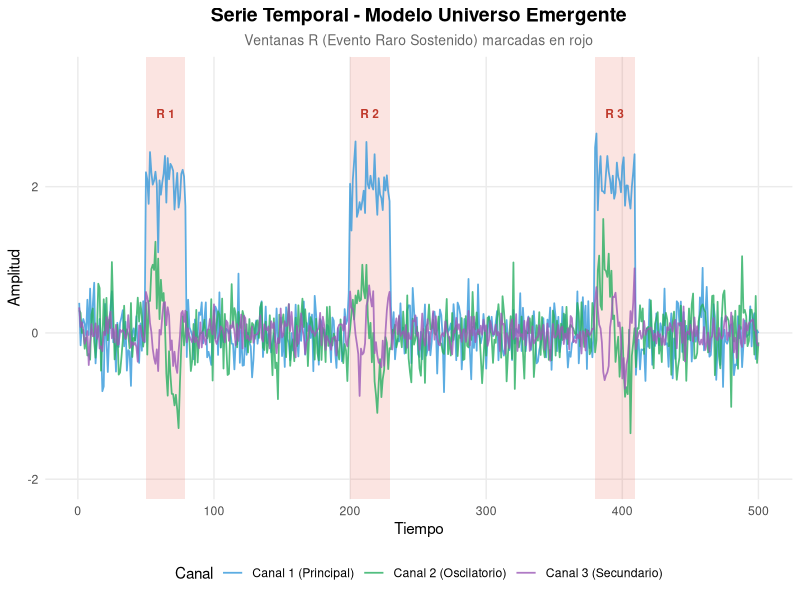
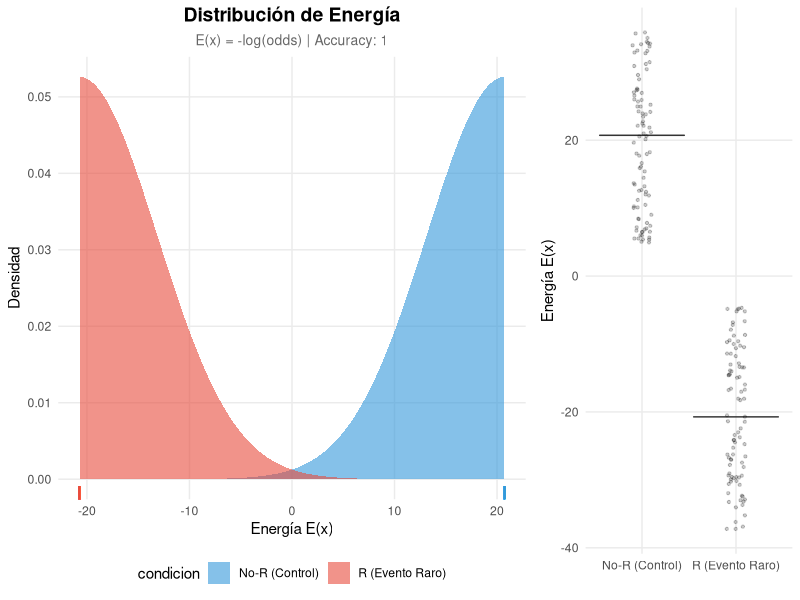
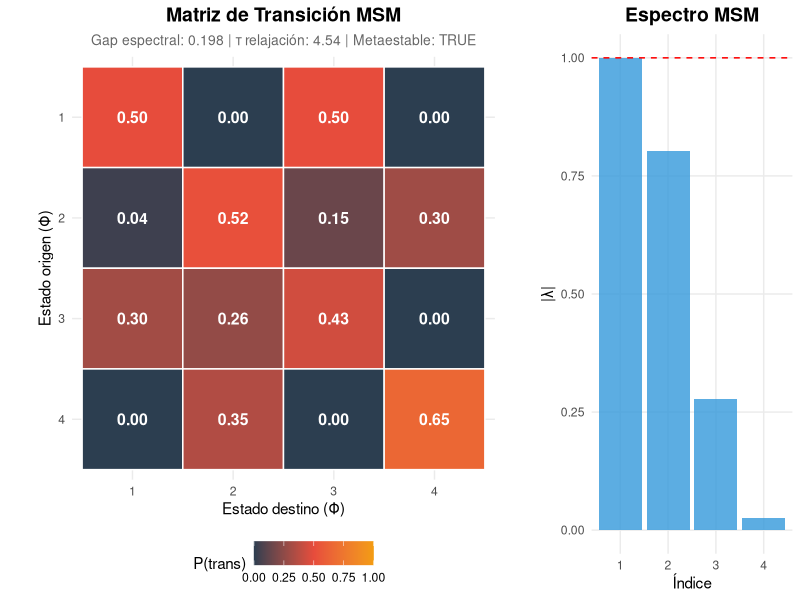
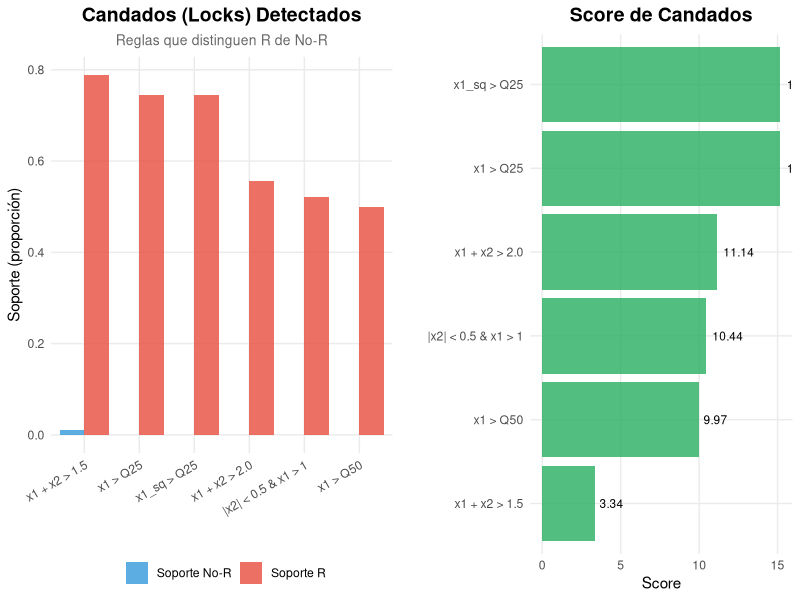
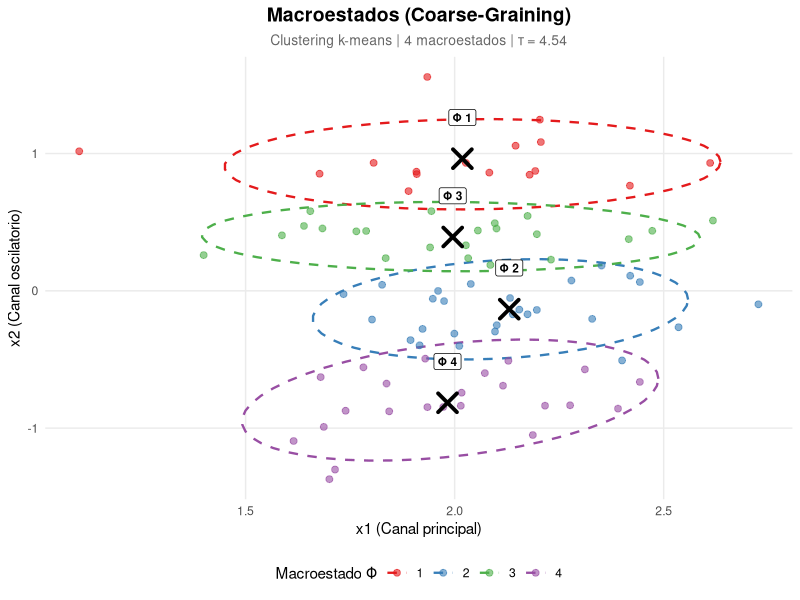
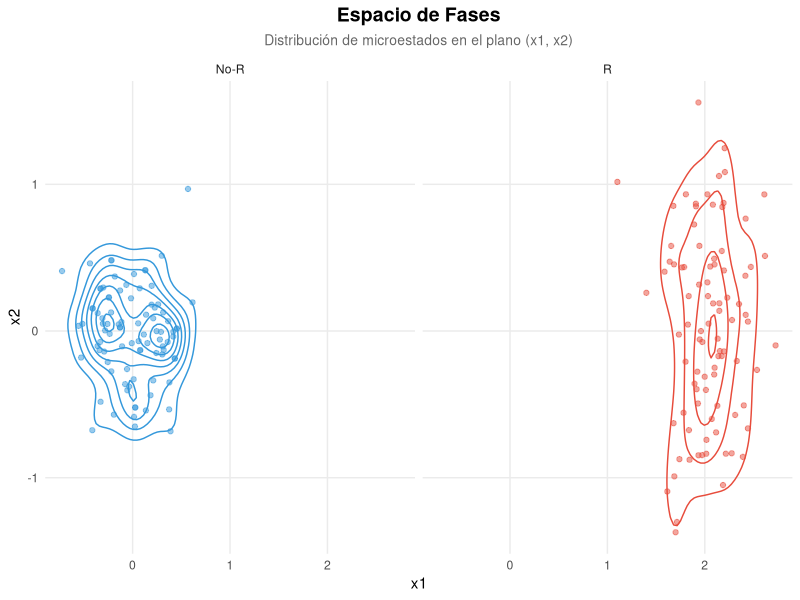

Source code (R) for these figures, in order:
############################################################
# UE (Universo Emergente) - SIMULACION MEJORADA EN R
# Con tidyverse y visualizaciones ggplot2 avanzadas
############################################################

suppressPackageStartupMessages({
  library(tidyverse)
  library(ggplot2)
  library(gridExtra)
})

set.seed(42)

# === TEMA PERSONALIZADO PARA GRAFICOS ===
theme_ue <- function() {
  theme_minimal() +
    theme(
      plot.title = element_text(size = 14, face = "bold", hjust = 0.5),
      plot.subtitle = element_text(size = 10, hjust = 0.5, color = "gray40"),
      panel.grid.minor = element_blank(),
      legend.position = "bottom",
      plot.background = element_rect(fill = "white", color = NA)
    )
}

# === 1. GENERACION DE DATOS SINTETICOS ===

generate_synthetic_data <- function(n_times = 500,
                                     window_size = 30,
                                     noise_sd = 0.3) {

  window_starts <- c(50, 200, 380)
  windows_R <- map(window_starts, ~.x:(.x + window_size - 1))

  is_R <- rep(FALSE, n_times)
  for (w in windows_R) is_R[w] <- TRUE

  # Generar señales
  signal1 <- rnorm(n_times, mean = 0, sd = noise_sd)
  signal2 <- rnorm(n_times, mean = 0, sd = noise_sd)
  signal3 <- rnorm(n_times, mean = 0, sd = noise_sd * 0.5)  # Canal adicional

  # Modificar en ventanas R

  for (w in windows_R) {
    signal1[w] <- signal1[w] + 2.0
    signal2[w] <- signal2[w] + sin(seq(0, 2*pi, length.out = length(w))) * 0.8
    signal3[w] <- signal3[w] + 0.5 * cos(seq(0, 4*pi, length.out = length(w)))
  }

  data <- tibble(
    t = 1:n_times,
    signal1 = signal1,
    signal2 = signal2,
    signal3 = signal3,
    is_R = is_R,
    region = ifelse(is_R, "R (Evento Raro)", "Normal")
  )

  list(data = data, windows_R = windows_R, n_times = n_times)
}

# === 2. ERS: EVENTO-RARO-SOSTENIDO ===

build_ers <- function(data, predicate_fn, persistence_tau = 10) {
  mask <- map_lgl(1:nrow(data$data), ~predicate_fn(data$data, .x))
  rle_result <- rle(mask)

  windows_R <- list()
  idx <- 1
  pos <- 1

  for (i in seq_along(rle_result$lengths)) {
    len <- rle_result$lengths[i]
    val <- rle_result$values[i]
    if (val && len >= persistence_tau) {
      windows_R[[idx]] <- pos:(pos + len - 1)
      idx <- idx + 1
    }
    pos <- pos + len
  }

  all_R_times <- unlist(windows_R)
  notR_times <- setdiff(1:nrow(data$data), all_R_times)

  windows_notR <- map(windows_R, function(w) {
    w_len <- length(w)
    if (length(notR_times) >= w_len) {
      start_idx <- sample(1:(length(notR_times) - w_len + 1), 1)
      notR_times[start_idx:(start_idx + w_len - 1)]
    }
  })

  list(name = "ERS", windows_R = windows_R, windows_notR = windows_notR,
       persistence_tau = persistence_tau)
}

# === 3. REPRESENTACION: EXTRAER MICROESTADOS ===

extract_microstates <- function(data, ers) {
  extract_from_windows <- function(windows, label_R, start_id) {
    window_id <- start_id
    states_list <- list()

    for (w in windows) {
      for (t_idx in w) {
        row <- data$data[t_idx, ]
        states_list[[length(states_list) + 1]] <- tibble(
          t = t_idx,
          x1 = row$signal1,
          x2 = row$signal2,
          x3 = row$signal3,
          x1_sq = row$signal1^2,
          x2_sq = row$signal2^2,
          x1x2 = row$signal1 * row$signal2,
          label_R = label_R,
          window_id = window_id
        )
      }
      window_id <- window_id + 1
    }
    bind_rows(states_list)
  }

  states_R <- extract_from_windows(ers$windows_R, TRUE, 1)
  states_notR <- extract_from_windows(ers$windows_notR, FALSE, length(ers$windows_R) + 1)

  bind_rows(states_R, states_notR)
}

# === 4. ENERGIA / COSTE ===

fit_energy_classifier <- function(states) {
  model <- glm(
    label_R ~ x1 + x2 + x3 + x1_sq + x2_sq + x1x2,
    data = states,
    family = binomial(link = "logit")
  )

  energy_fn <- function(row) {
    new_data <- tibble(
      x1 = row$x1, x2 = row$x2, x3 = row$x3,
      x1_sq = row$x1^2, x2_sq = row$x2^2, x1x2 = row$x1 * row$x2
    )
    pR <- predict(model, newdata = new_data, type = "response")
    pR <- pmax(pmin(pR, 1 - 1e-9), 1e-9)
    -log(pR / (1 - pR))
  }

  predictions <- predict(model, type = "response") > 0.5

  list(model = model, energy = energy_fn,
       accuracy = mean(predictions == states$label_R))
}

# === 5. CANDADOS (LOCKS) ===

detect_locks <- function(states, min_score = 0.1) {
  states_R <- filter(states, label_R == TRUE)
  states_notR <- filter(states, label_R == FALSE)

  # Reglas candidatas
  rules <- list(
    list(name = "x1 > Q25", pred = function(s) s$x1 > quantile(states_R$x1, 0.25)),
    list(name = "x1 > Q50", pred = function(s) s$x1 > quantile(states_R$x1, 0.50)),
    list(name = "x1_sq > Q25", pred = function(s) s$x1_sq > quantile(states_R$x1_sq, 0.25)),
    list(name = "x1 + x2 > 1.5", pred = function(s) (s$x1 + s$x2) > 1.5),
    list(name = "x1 + x2 > 2.0", pred = function(s) (s$x1 + s$x2) > 2.0),
    list(name = "|x2| < 0.5 & x1 > 1", pred = function(s) abs(s$x2) < 0.5 & s$x1 > 1)
  )

  score_rule <- function(rule) {
    eval_R <- map_lgl(1:nrow(states_R), ~rule$pred(states_R[.x, ]))
    eval_notR <- map_lgl(1:nrow(states_notR), ~rule$pred(states_notR[.x, ]))

    support_R <- mean(eval_R)
    support_notR <- mean(eval_notR)
    specificity <- log((support_R + 1e-9) / (support_notR + 1e-9))
    score <- support_R * specificity - 0.1 * (1 - support_R)

    tibble(name = rule$name, support_R = support_R, support_notR = support_notR,
           specificity = specificity, score = score)
  }

  locks <- map_dfr(rules, score_rule) %>%
    filter(score >= min_score) %>%
    arrange(desc(score))

  locks
}

# === 6. COARSE-GRAINING Y MSM ===

build_msm <- function(states_R, n_clusters = 4) {
  X <- select(states_R, x1, x2) %>% as.matrix()
  km <- kmeans(X, centers = n_clusters, nstart = 20)

  states_R <- mutate(states_R, macrostate = km$cluster)
  states_R <- arrange(states_R, t)

  seq_macro <- states_R$macrostate
  P <- matrix(0, nrow = n_clusters, ncol = n_clusters)

  for (i in 1:(length(seq_macro) - 1)) {
    P[seq_macro[i], seq_macro[i + 1]] <- P[seq_macro[i], seq_macro[i + 1]] + 1
  }

  row_sums <- rowSums(P)
  row_sums[row_sums == 0] <- 1
  P <- P / row_sums

  eigen_result <- eigen(P)
  eigenvalues <- Re(eigen_result$values)
  sorted_ev <- sort(abs(eigenvalues), decreasing = TRUE)

  spectral_gap <- sorted_ev[1] - sorted_ev[2]
  lambda2 <- sorted_ev[2]
  tau_relax <- if (lambda2 > 0 && lambda2 < 1) -1 / log(lambda2) else Inf

  list(
    P = P,
    states = states_R,
    centroids = km$centers,
    eigenvalues = eigenvalues,
    spectral_gap = spectral_gap,
    tau_relax = tau_relax,
    metastable_ok = mean(diag(P)) > 0.4
  )
}

# === 7. VISUALIZACIONES MEJORADAS ===

plot_timeseries_enhanced <- function(data, ers) {
  # Preparar datos de ventanas R
  windows_df <- tibble(
    xmin = map_dbl(ers$windows_R, min),
    xmax = map_dbl(ers$windows_R, max),
    window = paste("R", seq_along(ers$windows_R))
  )

  # Datos en formato largo para las señales
  data_long <- data$data %>%
    pivot_longer(cols = c(signal1, signal2, signal3),
                 names_to = "canal", values_to = "valor") %>%
    mutate(canal = case_when(
      canal == "signal1" ~ "Canal 1 (Principal)",
      canal == "signal2" ~ "Canal 2 (Oscilatorio)",
      canal == "signal3" ~ "Canal 3 (Secundario)"
    ))

  ggplot() +
    geom_rect(data = windows_df,
              aes(xmin = xmin, xmax = xmax, ymin = -Inf, ymax = Inf),
              fill = "#E74C3C", alpha = 0.15) +
    geom_line(data = data_long, aes(x = t, y = valor, color = canal),
              linewidth = 0.6, alpha = 0.8) +
    geom_text(data = windows_df, aes(x = (xmin + xmax)/2, y = 3, label = window),
              color = "#C0392B", fontface = "bold", size = 3) +
    scale_color_manual(values = c("#3498DB", "#27AE60", "#9B59B6")) +
    labs(
      title = "Serie Temporal - Modelo Universo Emergente",
      subtitle = "Ventanas R (Evento Raro Sostenido) marcadas en rojo",
      x = "Tiempo", y = "Amplitud", color = "Canal"
    ) +
    theme_ue() +
    coord_cartesian(ylim = c(-2, 3.5))
}

plot_energy_enhanced <- function(states, energy_clf) {
  states <- states %>%
    rowwise() %>%
    mutate(energy = energy_clf$energy(cur_data())) %>%
    ungroup() %>%
    mutate(condicion = ifelse(label_R, "R (Evento Raro)", "No-R (Control)"))

  p1 <- ggplot(states, aes(x = energy, fill = condicion)) +
    geom_density(alpha = 0.6, color = NA) +
    geom_rug(aes(color = condicion), alpha = 0.3) +
    scale_fill_manual(values = c("R (Evento Raro)" = "#E74C3C", "No-R (Control)" = "#3498DB")) +
    scale_color_manual(values = c("R (Evento Raro)" = "#E74C3C", "No-R (Control)" = "#3498DB")) +
    labs(
      title = "Distribución de Energía",
      subtitle = paste("E(x) = -log(odds) | Accuracy:", round(energy_clf$accuracy, 3)),
      x = "Energía E(x)", y = "Densidad"
    ) +
    theme_ue() +
    guides(color = "none")

  p2 <- ggplot(states, aes(x = condicion, y = energy, fill = condicion)) +
    geom_violin(alpha = 0.6, draw_quantiles = c(0.25, 0.5, 0.75)) +
    geom_jitter(width = 0.1, alpha = 0.2, size = 0.8) +
    scale_fill_manual(values = c("R (Evento Raro)" = "#E74C3C", "No-R (Control)" = "#3498DB")) +
    labs(x = "", y = "Energía E(x)") +
    theme_ue() +
    theme(legend.position = "none")

  grid.arrange(p1, p2, ncol = 2, widths = c(2, 1))
}

plot_msm_enhanced <- function(msm) {
  n <- nrow(msm$P)

  P_df <- as_tibble(msm$P, .name_repair = "unique") %>%
    mutate(from = factor(1:n)) %>%
    pivot_longer(cols = -from, names_to = "to_col", values_to = "prob") %>%
    mutate(to = factor(as.integer(gsub("\\.\\.\\.", "", to_col))))

  p1 <- ggplot(P_df, aes(x = to, y = fct_rev(from), fill = prob)) +
    geom_tile(color = "white", linewidth = 0.5) +
    geom_text(aes(label = sprintf("%.2f", prob)), color = "white",
              fontface = "bold", size = 4) +
    scale_fill_gradient2(low = "#2C3E50", mid = "#E74C3C", high = "#F39C12",
                         midpoint = 0.5, limits = c(0, 1)) +
    labs(
      title = "Matriz de Transición MSM",
      subtitle = paste("Gap espectral:", round(msm$spectral_gap, 3),
                       "| τ relajación:", round(msm$tau_relax, 2),
                       "| Metaestable:", msm$metastable_ok),
      x = "Estado destino (Φ)", y = "Estado origen (Φ)", fill = "P(trans)"
    ) +
    theme_ue() +
    coord_equal()

  # Gráfico de autovalores
  ev_df <- tibble(
    idx = 1:length(msm$eigenvalues),
    valor = abs(msm$eigenvalues)
  )

  p2 <- ggplot(ev_df, aes(x = factor(idx), y = valor)) +
    geom_col(fill = "#3498DB", alpha = 0.8) +
    geom_hline(yintercept = 1, linetype = "dashed", color = "red") +
    labs(title = "Espectro MSM", x = "Índice", y = "|λ|") +
    theme_ue()

  grid.arrange(p1, p2, ncol = 2, widths = c(2, 1))
}

plot_locks_enhanced <- function(locks) {
  if (nrow(locks) == 0) {
    return(ggplot() +
             annotate("text", x = 0.5, y = 0.5, label = "No se detectaron candados",
                      size = 6) + theme_void())
  }

  locks_long <- locks %>%
    select(name, support_R, support_notR, score) %>%
    pivot_longer(cols = c(support_R, support_notR),
                 names_to = "tipo", values_to = "soporte") %>%
    mutate(tipo = ifelse(tipo == "support_R", "Soporte R", "Soporte No-R"))

  p1 <- ggplot(locks_long, aes(x = reorder(name, -soporte), y = soporte, fill = tipo)) +
    geom_col(position = "dodge", alpha = 0.8) +
    scale_fill_manual(values = c("Soporte R" = "#E74C3C", "Soporte No-R" = "#3498DB")) +
    labs(
      title = "Candados (Locks) Detectados",
      subtitle = "Reglas que distinguen R de No-R",
      x = "", y = "Soporte (proporción)", fill = ""
    ) +
    theme_ue() +
    theme(axis.text.x = element_text(angle = 30, hjust = 1))

  p2 <- ggplot(locks, aes(x = reorder(name, score), y = score)) +
    geom_col(fill = "#27AE60", alpha = 0.8) +
    geom_text(aes(label = round(score, 2)), hjust = -0.2, size = 3) +
    coord_flip() +
    labs(title = "Score de Candados", x = "", y = "Score") +
    theme_ue()

  grid.arrange(p1, p2, ncol = 2)
}

plot_macrostates_enhanced <- function(msm) {
  states <- msm$states %>%
    mutate(macrostate = factor(macrostate))

  centroids <- as_tibble(msm$centroids) %>%
    mutate(macrostate = factor(1:n()))

  ggplot() +
    stat_ellipse(data = states, aes(x = x1, y = x2, color = macrostate),
                 level = 0.9, linetype = "dashed", linewidth = 0.8) +
    geom_point(data = states, aes(x = x1, y = x2, color = macrostate),
               alpha = 0.6, size = 2) +
    geom_point(data = centroids, aes(x = x1, y = x2),
               shape = 4, size = 5, stroke = 2, color = "black") +
    geom_label(data = centroids, aes(x = x1, y = x2, label = paste("Φ", macrostate)),
               nudge_y = 0.3, size = 3, fontface = "bold") +
    scale_color_brewer(palette = "Set1") +
    labs(
      title = "Macroestados (Coarse-Graining)",
      subtitle = paste("Clustering k-means |", nrow(centroids), "macroestados | τ =",
                       round(msm$tau_relax, 2)),
      x = "x1 (Canal principal)", y = "x2 (Canal oscilatorio)",
      color = "Macroestado Φ"
    ) +
    theme_ue()
}

plot_phase_space <- function(states) {
  states <- mutate(states, condicion = ifelse(label_R, "R", "No-R"))

  ggplot(states, aes(x = x1, y = x2, color = condicion)) +
    geom_point(alpha = 0.5, size = 1.5) +
    geom_density_2d(linewidth = 0.5) +
    scale_color_manual(values = c("R" = "#E74C3C", "No-R" = "#3498DB")) +
    facet_wrap(~condicion) +
    labs(
      title = "Espacio de Fases",
      subtitle = "Distribución de microestados en el plano (x1, x2)",
      x = "x1", y = "x2"
    ) +
    theme_ue() +
    theme(legend.position = "none")
}

# === 8. PIPELINE PRINCIPAL ===

run_ue_simulation <- function() {
  cat("\n")
  cat("╔══════════════════════════════════════════════════════════════╗\n")
  cat("║     SIMULACIÓN UNIVERSO EMERGENTE (UE) - VERSIÓN MEJORADA   ║\n")
  cat("╚══════════════════════════════════════════════════════════════╝\n\n")

  # 1. Generar datos
  cat("▶ 1. Generando datos sintéticos...\n")
  data <- generate_synthetic_data(n_times = 500)
  cat("    ├─ Tiempos:", data$n_times, "\n")
  cat("    └─ Ventanas R:", length(data$windows_R), "\n\n")

  # 2. Construir ERS
  cat("▶ 2. Construyendo ERS (Evento-Raro-Sostenido)...\n")
  predicate <- function(df, t) df$is_R[t]
  ers <- build_ers(data, predicate, persistence_tau = 10)
  cat("    ├─ Ventanas R detectadas:", length(ers$windows_R), "\n")
  cat("    └─ Ventanas control:", length(ers$windows_notR), "\n\n")

  # 3. Extraer microestados
  cat("▶ 3. Extrayendo microestados...\n")
  states <- extract_microstates(data, ers)
  cat("    ├─ Total microestados:", nrow(states), "\n")
  cat("    ├─ Estados R:", sum(states$label_R), "\n")
  cat("    └─ Estados No-R:", sum(!states$label_R), "\n\n")

  # 4. Clasificador de energía
  cat("▶ 4. Ajustando clasificador de energía...\n")
  energy_clf <- fit_energy_classifier(states)
  cat("    └─ Accuracy:", round(energy_clf$accuracy, 3), "\n\n")

  # 5. Detectar candados
  cat("▶ 5. Detectando candados (locks)...\n")
  locks <- detect_locks(states, min_score = 0.1)
  cat("    └─ Candados detectados:", nrow(locks), "\n")
  if (nrow(locks) > 0) {
    for (i in 1:min(3, nrow(locks))) {
      cat("       •", locks$name[i], "| Score:", round(locks$score[i], 2), "\n")
    }
  }
  cat("\n")

  # 6. MSM
  cat("▶ 6. Construyendo macroestados y MSM...\n")
  states_R <- filter(states, label_R == TRUE)
  msm <- build_msm(states_R, n_clusters = 4)
  cat("    ├─ Macroestados:", length(unique(msm$states$macrostate)), "\n")
  cat("    ├─ Gap espectral:", round(msm$spectral_gap, 3), "\n")
  cat("    ├─ τ relajación:", round(msm$tau_relax, 2), "\n")
  cat("    └─ Metaestable:", msm$metastable_ok, "\n\n")

  # 7. Generar visualizaciones
  cat("▶ 7. Generando visualizaciones...\n")

  ggsave("plot_01_timeseries.png", plot_timeseries_enhanced(data, ers),
         width = 12, height = 5, dpi = 150)
  cat("    ├─ plot_01_timeseries.png\n")

  png("plot_02_energy.png", width = 1200, height = 500, res = 150)
  plot_energy_enhanced(states, energy_clf)
  dev.off()
  cat("    ├─ plot_02_energy.png\n")

  png("plot_03_msm.png", width = 1200, height = 500, res = 150)
  plot_msm_enhanced(msm)
  dev.off()
  cat("    ├─ plot_03_msm.png\n")

  png("plot_04_locks.png", width = 1200, height = 500, res = 150)
  plot_locks_enhanced(locks)
  dev.off()
  cat("    ├─ plot_04_locks.png\n")

  ggsave("plot_05_macrostates.png", plot_macrostates_enhanced(msm),
         width = 10, height = 7, dpi = 150)
  cat("    ├─ plot_05_macrostates.png\n")

  ggsave("plot_06_phase_space.png", plot_phase_space(states),
         width = 10, height = 5, dpi = 150)
  cat("    └─ plot_06_phase_space.png\n\n")

  # 8. Resumen
  status <- ifelse(nrow(locks) > 0 && msm$metastable_ok, "PASS", "FAIL")

  cat("╔══════════════════════════════════════════════════════════════╗\n")
  cat("║                    RESUMEN DOMINIO UE                        ║\n")
  cat("╠══════════════════════════════════════════════════════════════╣\n")
  cat(sprintf("║  Nombre: %-51s ║\n", "D_ERS"))
  cat(sprintf("║  Status: %-51s ║\n", status))
  cat(sprintf("║  Candados encontrados: %-38s ║\n", nrow(locks)))
  cat(sprintf("║  Metaestabilidad: %-43s ║\n", msm$metastable_ok))
  cat(sprintf("║  Accuracy clasificador: %-37s ║\n", round(energy_clf$accuracy, 3)))
  cat("╚══════════════════════════════════════════════════════════════╝\n")

  invisible(list(
    data = data, ers = ers, states = states,
    energy_classifier = energy_clf, locks = locks, msm = msm, status = status
  ))
}

# === EJECUTAR ===
cat("\n🚀 Iniciando simulación UE mejorada...\n")
results <- run_ue_simulation()
cat("\n✅ Simulación completada. Gráficos guardados.\n\n")
